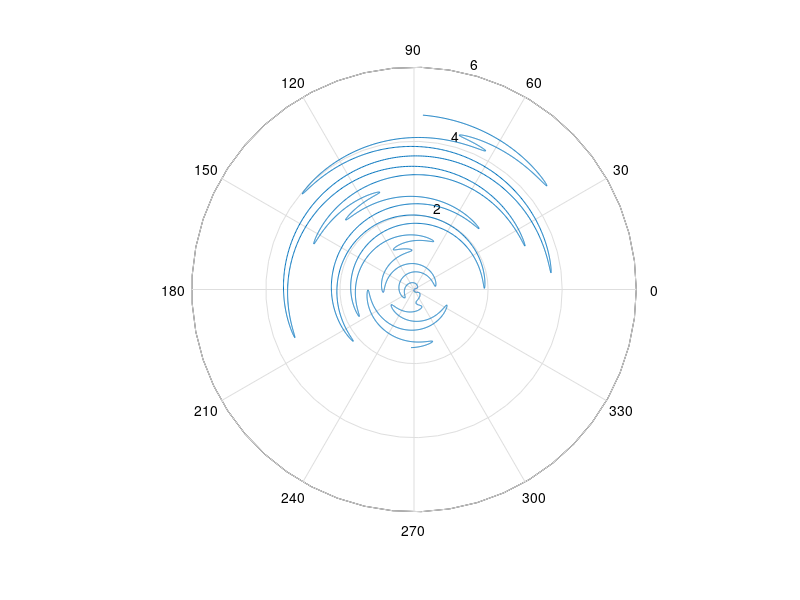

MATLAB code for this plot:
a = 100;
b = 2;
n = 4;
k = 14;
m = 10;
rho = linspace(-pi/2,3*pi/2,10000);
phi = a*(b-sin(k*rho)-cos(m*rho))./(a+(rho - pi/2).^n);
polar(phi,rho);
